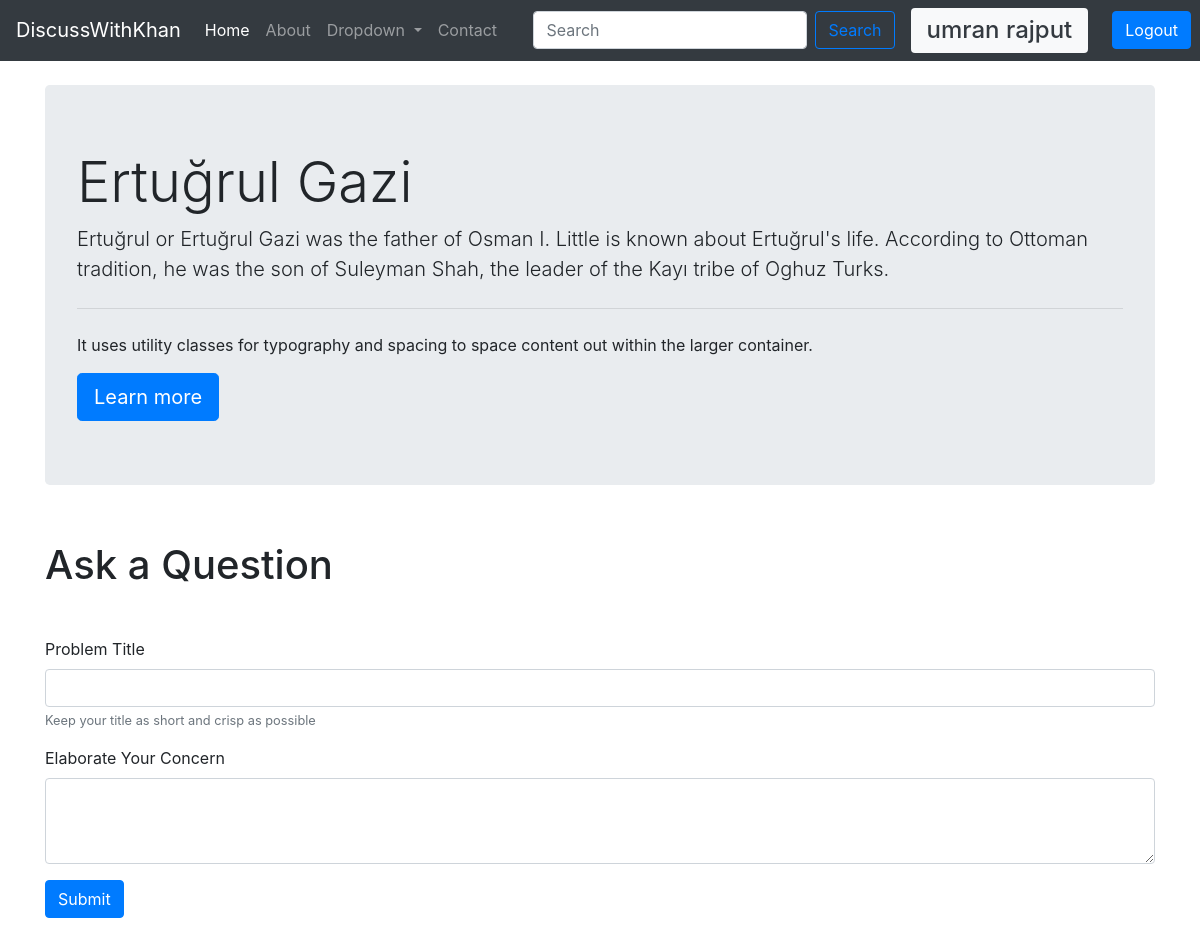
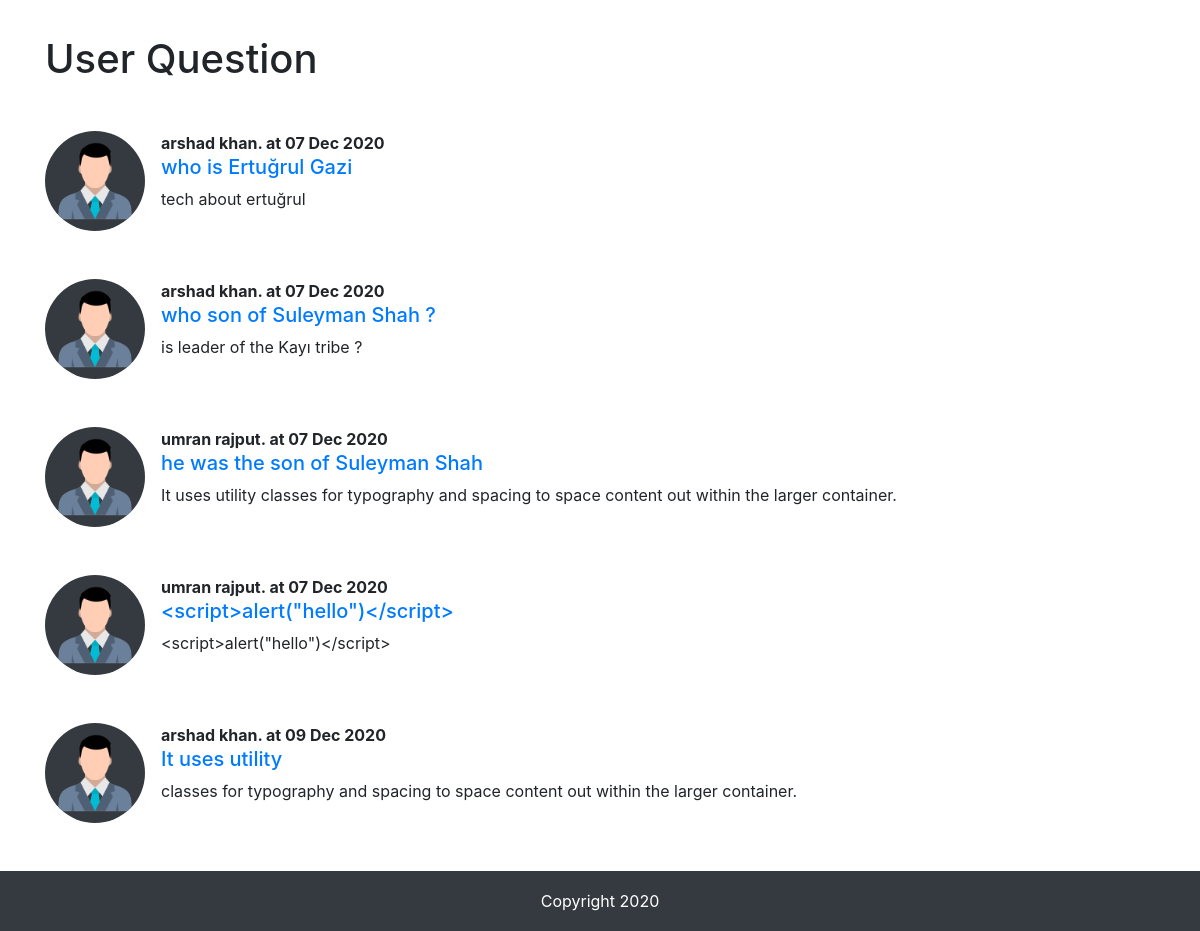
/threadList.php?catId=2 (signed in), run on the app's committed database (2 pictures, top to bottom).
### tables this page shows
CREATE TABLE `categories` (
  `category_id` int(11) NOT NULL,
  `category_name` varchar(255) NOT NULL,
  `category_description` varchar(255) NOT NULL,
  `created_time` datetime NOT NULL DEFAULT current_timestamp()
);

CREATE TABLE `threads` (
  `thread_id` int(10) NOT NULL,
  `thread_title` varchar(255) NOT NULL,
  `thread_desc` varchar(2000) NOT NULL,
  `thread_cat_id` int(10) NOT NULL,
  `thread_user_id` int(10) NOT NULL,
  `thread_time` datetime NOT NULL DEFAULT current_timestamp()
);

CREATE TABLE `users` (
  `sno` int(11) NOT NULL,
  `username` varchar(80) NOT NULL,
  `email` varchar(80) NOT NULL,
  `user_pass` varchar(255) NOT NULL,
  `signup_time` datetime NOT NULL DEFAULT current_timestamp()
);

### threadList.php (the view, shortened to what this page needs)
<!DOCTYPE html>
<html lang="en">
<head>
    <link rel="stylesheet" href="https://cdnjs.cloudflare.com/ajax/libs/twitter-bootstrap/4.5.2/css/bootstrap.min.css">
    <link rel="stylesheet" href="https://cdnjs.cloudflare.com/ajax/libs/font-awesome/5.15.0/css/all.min.css">
    <link rel="stylesheet" href="CSS/style.css">
</head>
<body>
    <?php require "component/_header.php";
    require "component/_dbConnect.php";
    ?>
    <div class="container my-4">
        <?php
        $catId = $_GET['catId'];
        $sql1 = "SELECT * FROM categories WHERE category_id=$catId";
        $result = mysqli_query($connection, $sql1);
        while ($row = mysqli_fetch_assoc($result)) {
            echo "
         <div class='jumbotron'>
            <h1 class='display-4'>" . $row['category_name'] . "</h1>
            <p class='lead'>" . $row['category_description'] . "</p>
            <hr class='my-4'>
            <p>It uses utility classes for typography and spacing to space content out within the larger container.</p>
            <a class='btn btn-primary btn-lg' href='#' role='button'>Learn more</a>
        </div>
                ";
        }
        ?>
    </div>
    <div class="container">
        <h1>Ask a Question</h1>
        <?php
        if (isset($_SESSION["loggedIn"]) && $_SESSION["loggedIn"]) {
            echo "<form class='my-5' action='" . $_SERVER['REQUEST_URI'] . "' method='POST'>
                    <div class='form-group'>
                        <label for='title'>Problem Title</label>
                        <input type='text' class='form-control' id='title' name='title' aria-describedby='emailHelp'>
                        <small id='emailHelp' class='form-text text-muted'>Keep your title as short and crisp as possible</small>
                    </div>
                    <div class='form-group'>
                        <label for='desc'>Elaborate Your Concern</label>
                        <textarea class='form-control' id='desc' name='desc' rows='3'></textarea>
                    </div>
                        <input type='hidden' name='sno' value='" . $_SESSION['sno'] . "'>
                        <button type='submit' class='btn btn-primary'>Submit</button>
                         </div>
                </form>   ";
        } else {
            echo '<div class="container-fluid">
                     <p><b>Your Are Not logged in</b></p>
                 </div>';
        }
        ?>
        <div class="container">
            <h1>User Question</h1>
            <?php
            $catId = $_GET['catId'];
            $sql3 = "SELECT * FROM threads WHERE thread_cat_id=$catId";
            $result3 = mysqli_query($connection, $sql3);
            while ($row1 = mysqli_fetch_assoc($result3)) {
                $threadId = $row1['thread_id'];
                $date = date_create($row1['thread_time']);
                $userId = $row1['thread_user_id'];
                $sql4 = "SELECT username FROM `users` WHERE sno= $userId";
                $result4 = mysqli_query($connection, $sql4);
                $row2 = mysqli_fetch_assoc($result4);
                echo "
           <div class='media my-5'>
            <img src='img/users.png' width='100px' class='mr-3 bg-dark rounded-circle' alt='userImg'>
            <div class='media-body'>
                <p class='font-weight-bold my-0'>" . $row2['username'] . ". at " . date_format($date, 'd M Y') . "</p>
                <h5 class='mt-0'><a href='thread.php?threadId=" . $threadId . "'>" . $row1['thread_title'] . "</h5></a>
               <p>" . $row1['thread_desc'] . "</p>
            </div>
        </div>
                ";
            }
            ?>
        </div>
    <?php require "component/_footer.php"; ?>
</body>
</html>

### css/style.css (style rules this page uses)
body { height: 100vh; display: flex; flex-direction: column; }

### data on the page
categories: category_name "Ertuğrul Gazi", category_description "Ertuğrul or Ertuğrul Gazi was the father of Osman I. Little is known about Ertuğrul's life. According to Ottoman tradition, he was the son of Suleyman Shah, the leader of the Kayı tribe of Oghuz Turks."
threads: users.username "arshad khan", thread_time "07 Dec 2020", thread_title "who is Ertuğrul Gazi", thread_desc "tech about ertuğrul"
threads: users.username "arshad khan", thread_time "07 Dec 2020", thread_title "who son of Suleyman Shah ?", thread_desc "is leader of the Kayı tribe ?"
threads: users.username "umran rajput", thread_time "07 Dec 2020", thread_title "he was the son of Suleyman Shah", thread_desc "It uses utility classes for typography and spacing to space content out within the larger container."
threads: users.username "umran rajput", thread_time "07 Dec 2020", thread_title "<script>alert(\"hello\")</script>", thread_desc "<script>alert(\"hello\")</script>"
threads: users.username "arshad khan", thread_time "09 Dec 2020", thread_title "It uses utility", thread_desc "classes for typography and spacing to space content out within the larger container."

### other printed values
$_SESSION['username'] "umran rajput"
